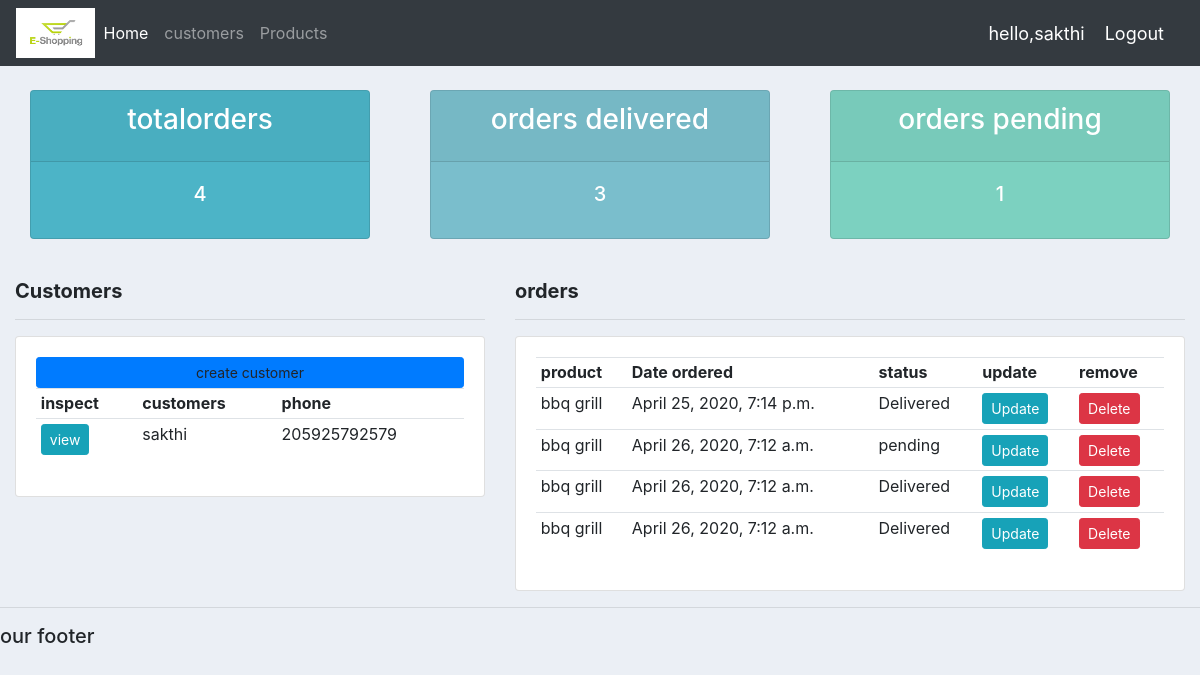
Before: / (signed in) with the older database file.
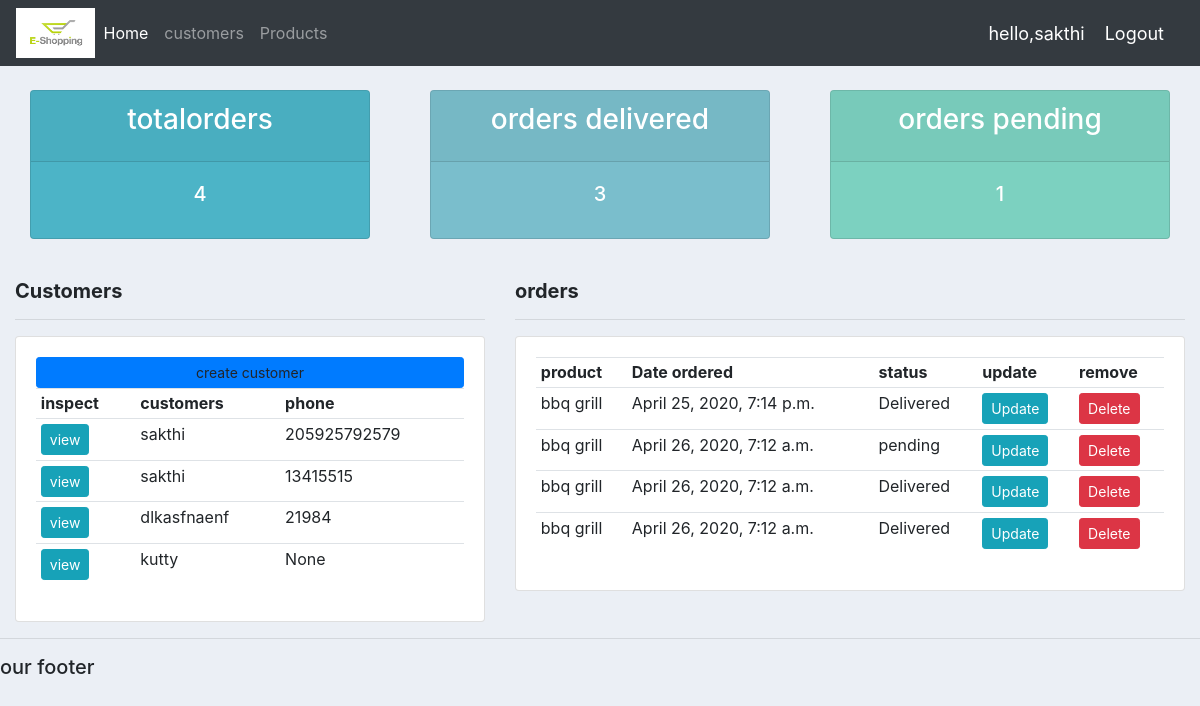
After: the same page with the newer database file.
### amazonapp/models.py (models this page shows, shortened)
class Customer(models.Model):
	user=models.OneToOneField(User,null=True,blank=True,on_delete=models.CASCADE)
	name = models.CharField(max_length=50,null=True)
	phone = models.CharField(max_length=50,null=True)
	email = models.EmailField(null=True)
	profile_pic=models.ImageField(default="profile1.png",null=True,blank=True)
	Date_created = models.DateTimeField(auto_now_add=True,null=True)

class Order(models.Model):
	STATUS=(
		('pending','pending'),('out for delivery','out for delivery'),('Delivered','Delivered'))
	customer=models.ForeignKey(Customer,null=True,on_delete=models.SET_NULL)
	product=models.ForeignKey(Product,null=True,on_delete=models.SET_NULL)
	Date_created=models.DateTimeField(auto_now_add=True,null=True)
	status=models.CharField(max_length=200,null=True,choices=STATUS)
	note=models.CharField(max_length=200,null=True)

class Product(models.Model):
	CATEGORY=(
		('Indoor','Indoor'),('outdoor','outdoor'))
	name = models.CharField(max_length=50,null=True)
	price=models.FloatField(null=True)
	category = models.CharField(max_length=50,choices=CATEGORY,null=True)
	description = models.TextField(null=True)
	Date_created=models.DateTimeField(auto_now_add=True,null=True)
	tags=models.ManyToManyField(Tag)
	def __str__(self):
		return self.name

### amazonapp/decorators.py (the view)
	def wrapper_function(request,*args,**kwargs):
		group=None
		if request.user.groups.exists():
			group=request.user.groups.all()[0].name
		if group == 'customer':
			return redirect('user-page')
		if group == 'admin':
			return view_func(request,*args,**kwargs)

### amazonapp/views.py (called while the page is built)
@login_required(login_url='login')
@admin_only
def home(request):
	customers=Customer.objects.all()
	orders=Order.objects.all()
	total_customers=customers.count()
	total_orders=orders.count()
	delivered=orders.filter(status='Delivered').count()
	pending=orders.filter(status='pending').count()
	context={'customers':customers,'orders':orders,'total_customers':total_customers,'total_orders':total_orders,
	'delivered':delivered,'pending':pending}
	return render(request, 'html/dashboard.html',context)

### templates/html/dashboard.html
{% extends 'html/main.html' %}
{% block content %}
  {% include 'html/status.html' %}
  <br>
  <div class="row">
    <div class="col-md-5">
      <h5 class="font-weight-bolder">Customers</h5>
      <hr>
      <div class="card card-body">
        <a class="btn btn-primary btn-sm btn-block">create customer</a>
        <table class="table table-sm">
          <tr>
            <th>inspect</th>
            <th>customers</th>
            <th>phone</th>
          </tr>
          {% for i in customers %}
          <tr>
            <td><a class="btn btn-sm btn-info" href="{% url 'customers' i.id %}">view</a>
            <td>{{i.name}}</td>
            <td>{{i.phone}}</td>
          </tr>
          {% endfor %}
        </table>
      </div>
    </div>
    <div class="col-md-7">
      <h5 class="font-weight-bolder">orders</h5>
      <hr>
      <div class="card card-body">
        <table class="table table-sm">
          <tr>
            <th>product</th>
            <th>Date ordered</th>
            <th>status</th>
            <th>update</th>
            <th>remove</th>
          </tr>
          {% for i in orders %}
          <tr>
            <td>{{i.product}}</th>
            <td>{{i.Date_created}}</th>
            <td>{{i.status}}</th>
            <td><a class="btn btn-sm btn-info" href="{% url 'updateorder' i.id %}">Update</a></td>
            <td><a class="btn btn-sm btn-danger" href="{% url 'deleteorder' i.id %}">Delete</a></td>
          </tr>
          {% endfor %}
        </table>
      </div>
    </div>
  </div>
{% endblock content %}

Changed rows visible on the page:
added Customer: name "sakthi", phone "13415515"
added Customer: name "dlkasfnaenf", phone "21984"
added Customer: name "kutty", phone "None"
